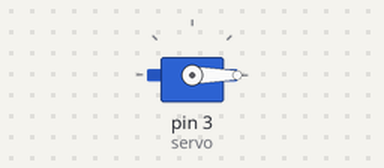
A sketch run on a simulated Arduino Uno, built with avr-gcc and run on an emulated ATmega328P. Shown: servo.

Above: at 0.05 s.
At 0.5 s:
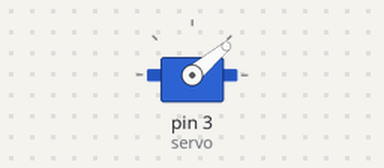
At 0.95 s:
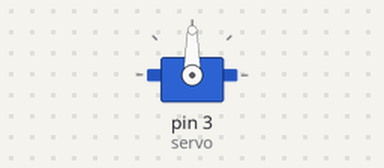
At 1.9 s:
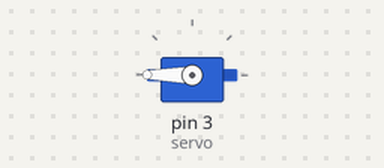
Timing chart, 0 to 5.5 s (numbered marks = the images above):
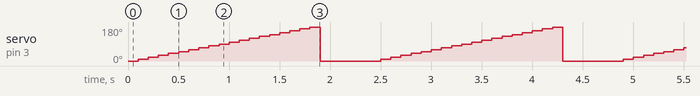

The sketch:

servo.ino
```cpp
#include "Servo.h"

Servo servo;

void setup(){
  servo.attach(3);
}

void loop(){
  for(int i=0; i<=180; i=i+10){
    servo.write(i);
    delay(100);
    if(i>=180){
      servo.write(0);
      delay(500);
    }
  }
}
```

Measured:
- by itself, servo on pin 3 (servo): repeats every 2.4 s: 20° 0.10 s, 30° 0.10 s, 40° 0.10 s, 50° 0.10 s, 60° 0.10 s, 70° 0.10 s, 80° 0.10 s, 90° 0.10 s, 100° 0.10 s, 110° 0.10 s, 120° 0.10 s, 130° 0.10 s, 140° 0.10 s, 150° 0.10 s, 160° 0.10 s, 170° 0.10 s, 180° 0.10 s, 0° 0.60 s, 10° 0.10 s
